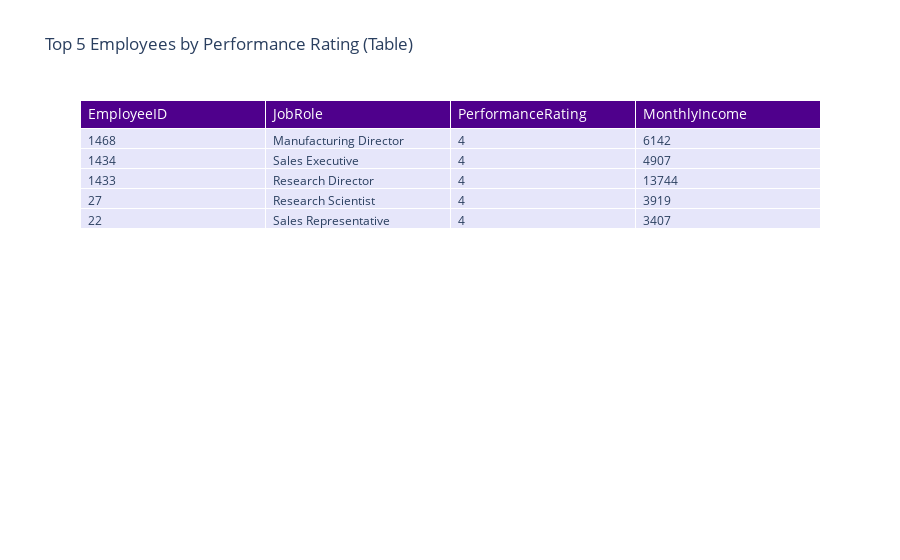

Notebook cell for this chart:
### Markdown cell above
#### Using Python (Pandas) to execute and display the table

### Code cell
fig = go.Figure(data=[go.Table( # type: ignore
    header=dict(values=["EmployeeID", "JobRole", "PerformanceRating", "MonthlyIncome"],
                fill_color='#4F008C', font=dict(color='white', size=14), align='left'),
    cells=dict(values=[
        top_5_performers['EmployeeID'],
        top_5_performers['JobRole'],
        top_5_performers['PerformanceRating'],
        top_5_performers['MonthlyIncome']
    ],
    fill_color='lavender', align='left'))
])

fig.update_layout(title="Top 5 Employees by Performance Rating (Table)")
fig.show()

### Figure 1 — Plotly figure (JSON) as saved in the notebook; plotly's stock layout.template omitted (floating-point values rounded to 4 significant figures)
{"data": [{"cells": {"align": "left", "fill": {"color": "lavender"}, "values": [[1468, 1434, 1433, 27, 22], ["Manufacturing Director", "Sales Executive", "Research Director", "Research Scientist", "Sales Representative"], [4, 4, 4, 4, 4], [6142, 4907, 13744, 3919, 3407]]}, "header": {"align": "left", "fill": {"color": "#4F008C"}, "font": {"color": "white", "size": 14}, "values": ["EmployeeID", "JobRole", "PerformanceRating", "MonthlyIncome"]}, "type": "table"}], "layout": {"title": {"text": "Top 5 Employees by Performance Rating (Table)"}}}
